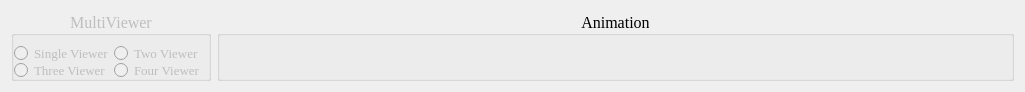
<?xml version="1.0" encoding="UTF-8"?>
<ui version="4.0">
 <class>BottomWidget</class>
 <widget class="QWidget" name="BottomWidget">
  <property name="geometry">
   <rect>
    <x>0</x>
    <y>0</y>
    <width>1025</width>
    <height>91</height>
   </rect>
  </property>
  <property name="windowTitle">
   <string>Form</string>
  </property>
  <layout class="QHBoxLayout" name="horizontalLayout_2">
   <item>
    <widget class="QGroupBox" name="multi_viewer_groupBox">
     <property name="enabled">
      <bool>false</bool>
     </property>
     <property name="sizePolicy">
      <sizepolicy hsizetype="Fixed" vsizetype="Fixed">
       <horstretch>0</horstretch>
       <verstretch>0</verstretch>
      </sizepolicy>
     </property>
     <property name="minimumSize">
      <size>
       <width>200</width>
       <height>70</height>
      </size>
     </property>
     <property name="maximumSize">
      <size>
       <width>450</width>
       <height>70</height>
      </size>
     </property>
     <property name="font">
      <font>
       <family>Times New Roman</family>
       <pointsize>12</pointsize>
      </font>
     </property>
     <property name="layoutDirection">
      <enum>Qt::LeftToRight</enum>
     </property>
     <property name="title">
      <string>MultiViewer</string>
     </property>
     <property name="alignment">
      <set>Qt::AlignCenter</set>
     </property>
     <layout class="QGridLayout" name="gridLayout">
      <property name="leftMargin">
       <number>0</number>
      </property>
      <property name="rightMargin">
       <number>0</number>
      </property>
      <property name="bottomMargin">
       <number>0</number>
      </property>
      <property name="spacing">
       <number>0</number>
      </property>
      <item row="0" column="0">
       <widget class="QRadioButton" name="single_viewer_radioButton">
        <property name="font">
         <font>
          <pointsize>10</pointsize>
         </font>
        </property>
        <property name="text">
         <string>Single Viewer</string>
        </property>
       </widget>
      </item>
      <item row="0" column="1">
       <widget class="QRadioButton" name="two_viewer_radioButton">
        <property name="font">
         <font>
          <pointsize>10</pointsize>
         </font>
        </property>
        <property name="text">
         <string>Two Viewer</string>
        </property>
       </widget>
      </item>
      <item row="1" column="0">
       <widget class="QRadioButton" name="three_viewer_radioButton">
        <property name="font">
         <font>
          <pointsize>10</pointsize>
         </font>
        </property>
        <property name="text">
         <string>Three Viewer</string>
        </property>
       </widget>
      </item>
      <item row="1" column="1">
       <widget class="QRadioButton" name="four_viewer_radioButton">
        <property name="font">
         <font>
          <pointsize>10</pointsize>
         </font>
        </property>
        <property name="text">
         <string>Four Viewer</string>
        </property>
       </widget>
      </item>
     </layout>
    </widget>
   </item>
   <item>
    <widget class="QGroupBox" name="animation_groupBox">
     <property name="sizePolicy">
      <sizepolicy hsizetype="Expanding" vsizetype="Fixed">
       <horstretch>0</horstretch>
       <verstretch>0</verstretch>
      </sizepolicy>
     </property>
     <property name="minimumSize">
      <size>
       <width>0</width>
       <height>70</height>
      </size>
     </property>
     <property name="maximumSize">
      <size>
       <width>16777215</width>
       <height>70</height>
      </size>
     </property>
     <property name="font">
      <font>
       <family>Times New Roman</family>
       <pointsize>12</pointsize>
      </font>
     </property>
     <property name="layoutDirection">
      <enum>Qt::LeftToRight</enum>
     </property>
     <property name="title">
      <string>Animation</string>
     </property>
     <property name="alignment">
      <set>Qt::AlignCenter</set>
     </property>
     <layout class="QGridLayout" name="gridLayout_2">
      <property name="topMargin">
       <number>0</number>
      </property>
      <property name="bottomMargin">
       <number>3</number>
      </property>
      <property name="spacing">
       <number>3</number>
      </property>
      <item row="0" column="0">
       <widget class="QPushButton" name="record_animation_Button">
        <property name="minimumSize">
         <size>
          <width>45</width>
          <height>45</height>
         </size>
        </property>
        <property name="maximumSize">
         <size>
          <width>45</width>
          <height>45</height>
         </size>
        </property>
        <property name="font">
         <font>
          <pointsize>10</pointsize>
         </font>
        </property>
        <property name="text">
         <string/>
        </property>
        <property name="iconSize">
         <size>
          <width>96</width>
          <height>96</height>
         </size>
        </property>
        <property name="checkable">
         <bool>true</bool>
        </property>
        <property name="autoExclusive">
         <bool>false</bool>
        </property>
        <property name="flat">
         <bool>true</bool>
        </property>
       </widget>
      </item>
      <item row="0" column="1">
       <widget class="QPushButton" name="init_simulator_Button">
        <property name="minimumSize">
         <size>
          <width>45</width>
          <height>45</height>
         </size>
        </property>
        <property name="maximumSize">
         <size>
          <width>45</width>
          <height>45</height>
         </size>
        </property>
        <property name="font">
         <font>
          <pointsize>10</pointsize>
         </font>
        </property>
        <property name="text">
         <string/>
        </property>
        <property name="iconSize">
         <size>
          <width>96</width>
          <height>96</height>
         </size>
        </property>
        <property name="checkable">
         <bool>true</bool>
        </property>
        <property name="autoExclusive">
         <bool>false</bool>
        </property>
        <property name="flat">
         <bool>true</bool>
        </property>
       </widget>
      </item>
      <item row="0" column="2">
       <widget class="QPushButton" name="play_animation_Button">
        <property name="enabled">
         <bool>false</bool>
        </property>
        <property name="minimumSize">
         <size>
          <width>45</width>
          <height>45</height>
         </size>
        </property>
        <property name="maximumSize">
         <size>
          <width>45</width>
          <height>45</height>
         </size>
        </property>
        <property name="font">
         <font>
          <pointsize>10</pointsize>
         </font>
        </property>
        <property name="text">
         <string/>
        </property>
        <property name="iconSize">
         <size>
          <width>96</width>
          <height>96</height>
         </size>
        </property>
        <property name="checkable">
         <bool>true</bool>
        </property>
        <property name="autoExclusive">
         <bool>false</bool>
        </property>
        <property name="flat">
         <bool>true</bool>
        </property>
       </widget>
      </item>
      <item row="0" column="3">
       <widget class="QPushButton" name="reset_Button">
        <property name="minimumSize">
         <size>
          <width>45</width>
          <height>45</height>
         </size>
        </property>
        <property name="maximumSize">
         <size>
          <width>45</width>
          <height>45</height>
         </size>
        </property>
        <property name="font">
         <font>
          <pointsize>10</pointsize>
         </font>
        </property>
        <property name="text">
         <string/>
        </property>
        <property name="iconSize">
         <size>
          <width>96</width>
          <height>96</height>
         </size>
        </property>
        <property name="flat">
         <bool>true</bool>
        </property>
       </widget>
      </item>
     </layout>
    </widget>
   </item>
  </layout>
 </widget>
 <resources>
  <include location="../../icon/ui_icon.qrc"/>
 </resources>
 <connections/>
</ui>
